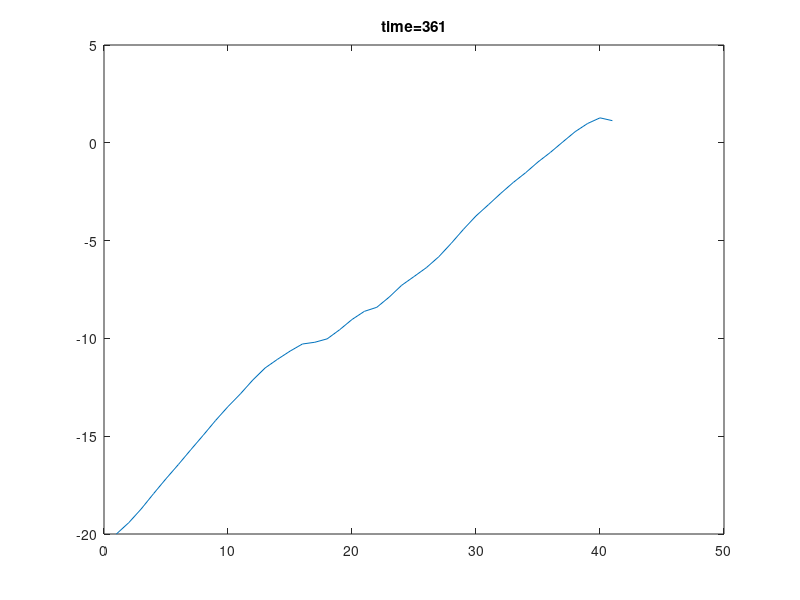

MATLAB code to generate this figure:
function [  ] = Richard1Dv272()
% 1D Richards equation with Dirichlet/Neumann boundary condition 
% h based Richards equation
%
% This is a self-contained Script DEMO function that requires no other
% functions and data.
% This Code is meant to be tutorial purpose and thus may suffer from
% computational inefficiency and other issues.
%
% First edition: Weix 21/04/2017 
%
% point type 0: normal 
%  		  	 1: Dirichlet BC
%		  	 2: Neuman BC 
% 
% TODO BD inside. for now Neumann BC can only placed in the boundary
% update vesrion v2.3: to get rid of fdmGrid class.
%                      change the way points are calculated
% update vesrion v2.5: Updata Neumann boundary condition and the way nodes
%                      are accessed.(step 1. scan all inner point and indentify if they are 
%                      next to BC point. step 2.scan all outer boundary point)
% update vesrion v2.5.2: add support to permeability field.
% update vesrion v2.7: improve readibility and flexibility (sacrefice some performance)
%                      Compared to v2.5. all nodes are scaned at one time
%                      then identidy its type and neighbour.
% update vesrion v2.7.2: change the way node type are recorded so that
% ifNBC could be omitted.

tic
%% Grid structure Initial
lengthZ=40;
deltaZ=1;

nZ=lengthZ/deltaZ+1;    %number of Z index total 

Z=[0:deltaZ:lengthZ]';

h=zeros(nZ,1);
nodeIndex=zeros(nZ,1);

Ks=permeabilityField(Z)*0.01;
%% costumize initial value and BC

%option 1 dbc
    nodeIndex(2:end-1)=1:nZ-2;
    h=ones(nZ,1).*-60;

    h(1)=-20;
    h(end)=-60;


%option 2 dbc + nbc
    nodeIndex(2:end)=1:nZ-1;
    h=ones(nZ,1).*-60;
    
    h(1)=-20;
    h(20)=-30;
    nodeIndex(end)=-nodeIndex(end);
   
    % nbcValue=2;       certain flux

%option 3 a DBC in the middle
%     nNode=nZ-3;
%     nodeIndex(1)=0;
%     nodeIndex(2:10)=1:9;
%     nodeIndex(11)=0;
%     nodeIndex(12:end-1)=10:nNode;
%     nodeIndex(end)=0;
% 
%     h=ones(nZ,1).*-60;
% 
%     h(1)=-20;
%     h(11)=-30;
%     h(end)=-60;

%% solver setup
lengthTime=360;
deltaTime=1;
nTime=lengthTime/deltaTime+1;

% Iteration setup
nMaxIteration=1000;
miniIteError=0.01;


%% MAIN
nNode=length(nodeIndex(nodeIndex~=0));

for t=1:nTime
      
    h_PreviousTime= h;
    for k=1:nMaxIteration 
        
        h0=h;
        
        [A,B] = PicardFdm(h_PreviousTime);
        hFree=A\(-B);
                
        h(find(nodeIndex))=hFree;       %pay extra attention to ordering
        
        sseIte=sum((h(:)-h0(:)).^2);
        if sqrt(sseIte)<miniIteError 
            break 
        end
        
    end
    
    TheataRecord(:,:,t)=h;

end


toc
    
figure(1)
% plot(H_init);

for t=1:nTime
    plot(TheataRecord(:,:,t))
    title(sprintf('time=%i',t))
    drawnow
    frame(t)=getframe;
    
end





% Ax+b=0 function Nest function to avoild passing many variables

    function [A,B] = PicardFdm(Value_PreviousTime)

        A=speye(length(nNode));
        B=zeros(length(nNode),1);
        
        tic
        C=theataDifFunc(h);
%         K=kFunc(h);
        K=kFieldFunc(h,Ks);
        nonlieanrTime=toc

        tic
        for iz=1:nZ
            indexCenter=nodeIndex(iz);
            
            switch sign(indexCenter)
                case 0
%             if indexCenter==0;      %is NOT a free node with index number
               continue

           %TODO this is wrong As NBC location (0 flux direction) need to be found.
                case -1
                
%             elseif    indexCenter<0;  
                
                if iz==1        % a top NBC point  
                   indexCenter=abs(nodeIndex(iz));
                   indexUp=0;       
                   indexDown=abs(nodeIndex(iz+1));

                   %  Forge a up ghost point 
                   nbcValue=0;  
                   hUp=  h(iz+1)- 2* deltaZ* nbcValue; %TODO NBCvalue free control
                   
                   hDown=h(iz+1);     

                   kHalfDown =(K(iz,1)+K(iz+1,1))/2;       
                   kHalfUp=kHalfDown; %approximation 
                   cCenter=C(iz,1);    
                   
                elseif iz==nZ       %if a bottom NBC point
                   indexCenter=abs(nodeIndex(iz));
                   indexUp=abs(nodeIndex(iz-1));     
                   indexDown=0;              
                   
                   hUp=h(iz-1);
                   
                   % Forge a down ghost point 
                   nbcValue=-0;  
                   hDown=  h(indexUp)- 2* deltaZ* nbcValue; %TODO NBCvalue

                   kHalfUp   =(K(iz,1)+K(iz-1,1))/2;
                   kHalfDown =kHalfUp;       %approximation        
                   cCenter=C(iz,1); 
                else
                    error('innier Neumann BC point not support yet')
                end            
                case 1
%             elseif indexCenter>0;       % if Normal inner point
                                        
               indexUp=abs(nodeIndex(iz-1));
               indexDown=abs(nodeIndex(iz+1));
           hUp=h(iz-1);
               hDown=h(iz+1);     
               
                kHalfUp   =(K(iz,1)+K(iz-1,1))/2;
                kHalfDown =(K(iz,1)+K(iz+1,1))/2;
                cCenter=C(iz,1);
                otherwise  
                error('unknown node type');
                
            end   

                wUp   = -kHalfUp  ./  deltaZ^2;
                wDown = -kHalfDown./  deltaZ^2;

                wCenter=cCenter/deltaTime-wUp-wDown;

                b=(kHalfDown-kHalfUp)/ deltaZ- Value_PreviousTime(iz,1)*cCenter/deltaTime;

                %modify if neighbours are DBC points           
                b=b + wUp * hUp * ~indexUp...
                    + +wDown * hDown * ~indexDown;
                
                if indexUp>0 A(indexCenter,indexUp)=wUp; end
                if indexDown>0 A(indexCenter,indexDown)=wDown; end

                A(indexCenter,indexCenter)=wCenter;
                B(indexCenter,1)=b;
                
        end
        assembleTime=toc
        
    end

end 



function theata=theataFunc(h)
theataS=0.287;
theataR=0.075;
alpha=1.611e6;
beta=3.96;

result=alpha.*(theataS-theataR)/(alpha+abs(h).^beta)+theataR;
end

function theataDif=theataDifFunc(h)
theata_s=0.287;
theata_r=0.075;
alpha=1.611e6;
beta=3.96;

theataDif=-alpha.*(theata_s-theata_r).*-1.*(alpha+abs(h).^beta).^(-2).*abs(h).^(beta-1);

end

function result=kFunc(h)
rho=1.175e6;
r=4.74;
k_s=0.00944;

result=k_s.*rho./(rho+abs(h).^r);
end

function result=kFieldFunc(h,ks)
% h and k must be the same sizes
rho=1.175e6;
r=4.74;

result=ks.*rho./(rho+abs(h).^r);
end



function Ks=permeabilityField(X)
% pointCoordinate=[X(:),Z(:)];
lenscale=10; %larger number means less stochastic field. Thus less smooth.
[nX,dimX]=size(X);

%calculate distance matrix
distance = pdist(X);
distanceMatrix = squareform(distance);

%calculate covariance matrix
covMatrix=exp(-distanceMatrix./lenscale);    

% KL decomposition on covariance matrix via SVD/eigen decomposition
% [klBasis,klEigenValue] = eigs(covMatrix,nY*nX); 
[klBasis,klEigenValue,~] = svds(covMatrix,nX); 


% [nKlBasis,~]=sizes(klBasis);


%Generate independent normal samples 
seed=100;
rng(seed);
sample= randn(nX,1);

%make multivariate Gaussian distributions with samples. zero mean.
%Covariance specified though KL basis.
Ks=klBasis*sqrt(klEigenValue)*sample;
% Ks=reshape(Ks,nY,nX);

% a log (multi) normal permeability field
Ks=exp(Ks);

end

